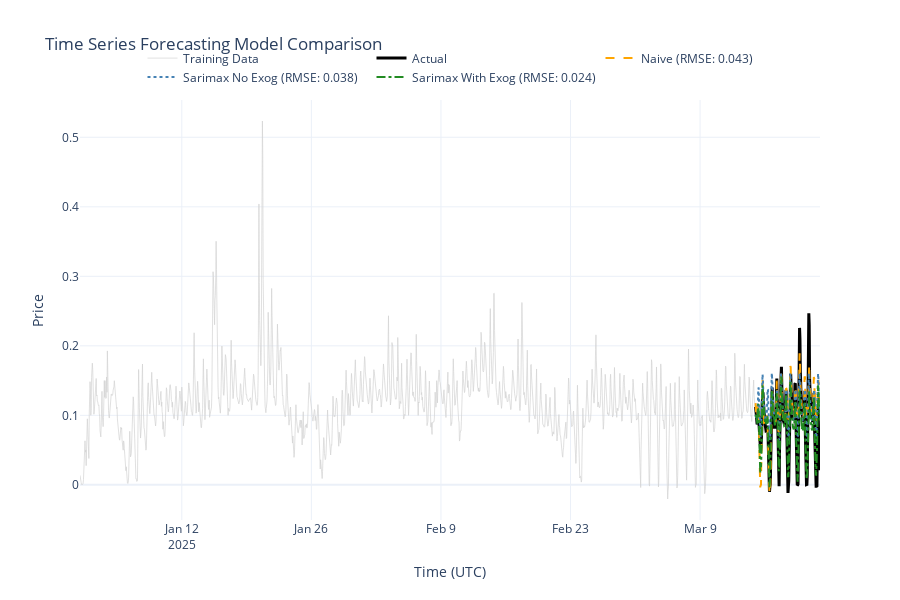

Source (notebook cell):
### Code cell
# ============================================================================
# Cell 7: VISUALIZATION
# ============================================================================

logger.info("📊 Creating visualizations...")

# Interactive Plotly visualization
fig = go.Figure()

# Training data
fig.add_trace(go.Scatter(
    x=y_train_sarimax.index,
    y=y_train_sarimax.values,
    mode="lines",
    name="Training Data",
    line=dict(color="lightgray", width=1),
    opacity=0.7
))

# Actual values
fig.add_trace(go.Scatter(
    x=y.loc[fh].index,
    y=y.loc[fh].values,
    mode="lines",
    name="Actual",
    line=dict(color="black", width=3)
))

# Model predictions
colors = ["orange", "steelblue", "forestgreen"]
styles = ["dash", "dot", "dashdot"]

for i, (name, result) in enumerate(valid_results.items()):
    if result and result['predictions'] is not None:
        preds = result['predictions']
        # Fix timezone if needed
        if hasattr(preds.index, 'tz') and preds.index.tz is None:
            preds = fix_timezone_mismatch(y.loc[fh], preds)
        
        fig.add_trace(go.Scatter(
            x=preds.index,
            y=preds.values,
            mode="lines",
            name=f"{name.replace('_', ' ').title()} (RMSE: {result['rmse']:.3f})",
            line=dict(color=colors[i % len(colors)], dash=styles[i % len(styles)], width=2)
        ))

fig.update_layout(
    title="Time Series Forecasting Model Comparison",
    xaxis_title="Time (UTC)",
    yaxis_title="Price",
    template="plotly_white",
    legend=dict(orientation="h", yanchor="bottom", y=1.02, xanchor="center", x=0.5),
    hovermode="x unified",
    height=600
)

fig.show()

# Performance summary table
summary_data = []
for name, result in valid_results.items():
    if result:
        summary_data.append({
            'Model': name.replace('_', ' ').title(),
            'RMSE': f"{result['rmse']:.4f}",
            'Parameters': str(result['parameters']),
            'Features Used': 'Yes' if result.get('features') else 'No'
        })

if summary_data:
    summary_df = pd.DataFrame(summary_data)
    summary_df = summary_df.sort_values('RMSE')
    
    display(HTML("<h3>📊 Model Performance Summary</h3>"))
    display(summary_df)

logger.info("✅ Visualizations complete")

### Figure 1 — Plotly figure (JSON) as saved in the notebook; plotly's stock layout.template omitted (floating-point values rounded to 4 significant figures; data arrays with more than 128 entries replaced by an {"elided": "..."} marker saying what was removed)
{"data": [{"line": {"color": "lightgray", "width": 1}, "mode": "lines", "name": "Training Data", "opacity": 0.7, "type": "scatter", "x": {"elided": "1752 str values"}, "y": {"elided": "1752 float values"}}, {"line": {"color": "black", "width": 3}, "mode": "lines", "name": "Actual", "type": "scatter", "x": {"elided": "168 str values"}, "y": {"elided": "168 float values"}}, {"line": {"color": "orange", "dash": "dash", "width": 2}, "mode": "lines", "name": "Naive (RMSE: 0.043)", "type": "scatter", "x": {"elided": "168 str values"}, "y": {"elided": "168 float values"}}, {"line": {"color": "steelblue", "dash": "dot", "width": 2}, "mode": "lines", "name": "Sarimax No Exog (RMSE: 0.038)", "type": "scatter", "x": {"elided": "168 str values"}, "y": {"elided": "168 float values"}}, {"line": {"color": "forestgreen", "dash": "dashdot", "width": 2}, "mode": "lines", "name": "Sarimax With Exog (RMSE: 0.024)", "type": "scatter", "x": {"elided": "168 str values"}, "y": {"elided": "168 float values"}}], "layout": {"height": 600, "hovermode": "x unified", "legend": {"orientation": "h", "x": 0.5, "xanchor": "center", "y": 1.02, "yanchor": "bottom"}, "title": {"text": "Time Series Forecasting Model Comparison"}, "xaxis": {"title": {"text": "Time (UTC)"}}, "yaxis": {"title": {"text": "Price"}}}}
